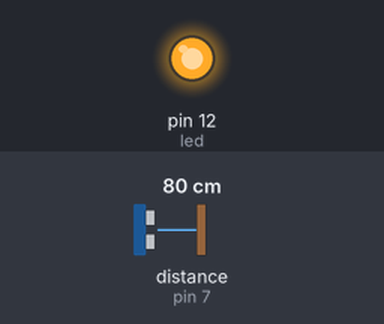
The sketch below on a simulated Arduino Uno, built with avr-gcc and run on an emulated ATmega328P. On the bench: output pins drawn as LEDs (lit = HIGH). Wiring (inferred from the names in the program): ultrasonic range finder: trigger pin 8; echo pin 7. The inputs (shaded band) are chosen by the test bench; at power-on: distance to the obstacle (sensor on pin 7) 80 cm. The echo pulse lasts 58.3 µs per cm; pins used as bus, display or sensor lines are not drawn; what the sketch prints to the serial monitor is not drawn.

Above: at 0.1 s.
Timing chart, 0 to 1.6 s (numbered marks = the images above):
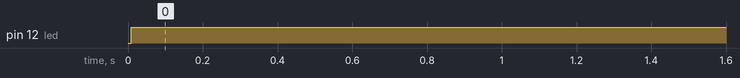

The sketch:

ultrasonicsensor.ino
```cpp
#define ECHOPIN 7        // Pin to receive echo pulse
#define TRIGPIN 8
int led=12;
int a,b;
void setup()
{
  Serial.begin(9600);
  pinMode(ECHOPIN, INPUT);
  pinMode(TRIGPIN, OUTPUT);
  pinMode(led,OUTPUT);
}
void loop()
{
  digitalWrite(TRIGPIN, LOW);
  delayMicroseconds(2000);
  digitalWrite(TRIGPIN, HIGH);
  delayMicroseconds(1000);
  digitalWrite(TRIGPIN, LOW);
  float a = pulseIn(ECHOPIN, HIGH);
  digitalWrite(led,HIGH);
  b= a*0.0344/2;
  Serial.print(b);
  Serial.println(" cm");

  delay(3000);
}
```

Measured:
- by itself, pin 12 (led): LOW → HIGH at 0.01 s
